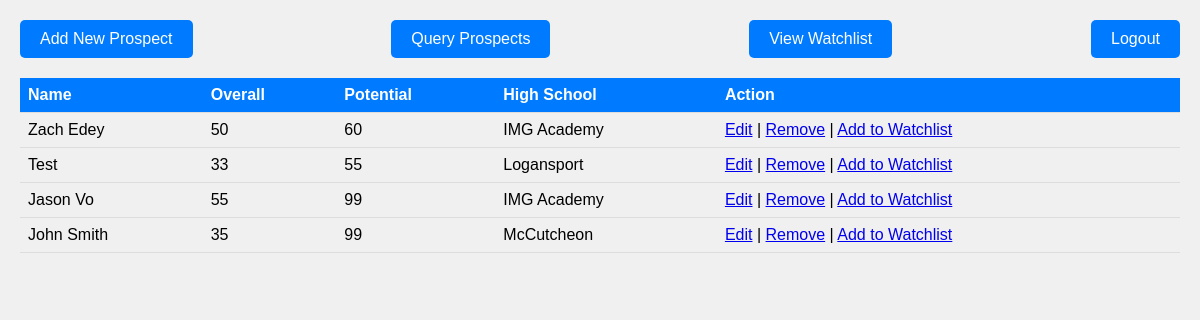
/prospects (signed in), run on the app's committed database.
### models.py (models this page shows, shortened)
class ProspectModel(db.Model):
    __tablename__ = "prospects"
    prospect_id = db.Column(db.Integer, primary_key = True, autoincrement = True)
    name = db.Column(db.String)
    highschool_id = db.Column(db.Integer, db.ForeignKey('highschools.id'), index=True)
    highschool = db.relationship('HighSchoolModel', backref=db.backref('prospects', lazy=True))
    overall = db.Column(db.Integer, index= True)
    potential = db.Column(db.Integer, index= True)
    committed = db.Column(db.Integer, index= True)
    email = db.Column(db.String, index=True)

class HighSchoolModel(db.Model):
    __tablename__ = "highschools"
    id = db.Column(db.Integer, primary_key=True, autoincrement=True,index=True)
    name = db.Column(db.String)

### app.py (the view)
@app.route('/prospects')
@login_required
def view_prospects():
    prospects = ProspectModel.query.all()
    return render_template('view_prospects.html', prospects=prospects)

### app.py (called while the page is built)
@login_manager.user_loader
def load_user(user_id):
    return User.query.get(int(user_id))

### templates/view_prospects.html (shortened to what this page needs)
<!DOCTYPE html>
<html>
<head>
</head>
<body>
    <div class="header">
        <a href="/add/prospect" class="button-link">Add New Prospect</a>
        <a href="{{ url_for('query_prospects') }}" class="button-link">Query Prospects</a>
        <a href="{{ url_for('view_watchlist') }}" class="button-link">View Watchlist</a>
        <div class="header-right">
            <a href="/logout" class="button-link" onclick="return confirm('Are you sure you want to log out?');">Logout</a>
        </div>
    </div>
    <table>
        <thead>
            <tr>
                <th>Name</th>
                <th>Overall</th>
                <th>Potential</th>
                <th>High School</th>
                <th>Action</th>
            </tr>
        </thead>
        <tbody>
        {% for prospect in prospects %}
            <tr>
                <td>{{ prospect.name }}</td>
                <td>{{ prospect.overall }}</td>
                <td>{{ prospect.potential }}</td>
                <td>{{ prospect.highschool.name }}</td>
                <td>
                    <a href="{{ url_for('edit_prospect', id=prospect.prospect_id) }}">Edit</a> |
                    <a href="{{ url_for('remove_prospect', id=prospect.prospect_id) }}" onclick="return confirm('Are you sure you want to remove {{ prospect.name }}?');">Remove</a> |
                    <a href="{{ url_for('add_to_watchlist', prospect_id=prospect.prospect_id) }}">Add to Watchlist</a>
                </td>
            </tr>
        {% endfor %}
        </tbody>
    </table>
</body>
</html>

### templates/view_prospects.html (style rules this page uses)
body { font-family: Arial, sans-serif; margin: 20px; background-color: #f0f0f0; }
.button-link { display: inline-block; background-color: #007bff; color: white; padding: 10px 20px; text-decoration: none; border-radius: 5px; margin-bottom: 20px; }
table { width: 100%; border-collapse: collapse; margin-bottom: 20px; }
th, td { text-align: left; padding: 8px; border-bottom: 1px solid #ddd; }
th { background-color: #007bff; color: white; }
.header { display: flex; justify-content: space-between; align-items: center; }
.header-right { display: flex; gap: 10px; }

### data on the page
ProspectModel: name "Zach Edey", overall "50", potential "60", highschool.name "IMG Academy"
ProspectModel: name "Test", overall "33", potential "55", highschool.name "Logansport"
ProspectModel: name "Jason Vo", overall "55", potential "99", highschool.name "IMG Academy"
ProspectModel: name "John Smith", overall "35", potential "99", highschool.name "McCutcheon"
